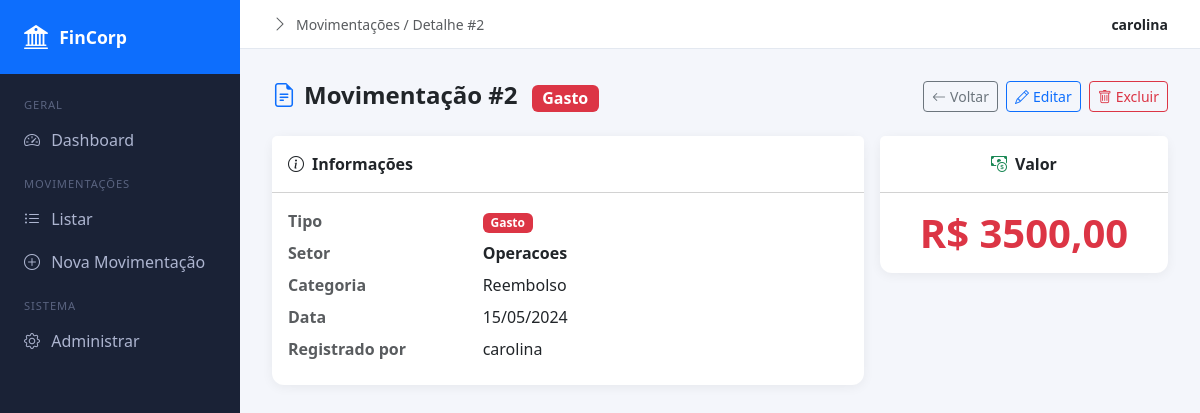
Screenshot of /recebimentos/2/ (signed in) with the database file from the repository.
### recebimentos/models.py (models this page shows, shortened)
class Movimentacao(models.Model):
    TIPO_CHOICES = [
        ("Recebimento", "Recebimento"),
        ("Gasto", "Gasto"),
    ]
    setor = models.ForeignKey(Setor, on_delete=models.PROTECT)
    usuario = models.ForeignKey(User, on_delete=models.PROTECT)
    categoria = models.ForeignKey(Categoria, on_delete=models.PROTECT)
    tipo = models.CharField(max_length=100, choices=TIPO_CHOICES)
    valor = models.DecimalField(max_digits=10, decimal_places=2)
    data_movimentacao = models.DateField()
    class Meta:
        ordering = ["-data_movimentacao"]

class Setor(models.Model):
    nome = models.CharField(max_length=100)
    descricao = models.TextField(blank=True, null=True)
    orcamento_planejado = models.DecimalField(max_digits=10, decimal_places=2)
    def __str__(self):
        return self.nome

class Categoria(models.Model):
    nome = models.CharField(max_length=100)
    descricao = models.TextField(blank=True, null=True)
    def __str__(self):
        return self.nome

### recebimentos/views.py (the view)
# urls.py: path("<int:pk>/", views.detalhe, name="detalhe"),
@login_required
def detalhe(request, pk):
    mov = get_object_or_404(Movimentacao.objects.select_related("setor", "categoria", "usuario"), pk=pk)
    return render(request, "recebimentos/detalhe.html", {"mov": mov})

### templates/recebimentos/detalhe.html (shortened to what this page needs)
{% extends "base.html" %}
{% block breadcrumb %}Movimentações / Detalhe #{{ mov.pk }}{% endblock %}
{% block content %}
<div class="d-flex align-items-center justify-content-between mb-4">
  <h4 class="fw-bold mb-0">
    <i class="bi bi-file-earmark-text me-2 text-primary"></i>Movimentação #{{ mov.pk }}
    <span class="badge {% if mov.tipo == 'Recebimento' %}bg-success{% else %}bg-danger{% endif %} ms-2 fs-6">{{ mov.tipo }}</span>
  </h4>
  <div class="d-flex gap-2">
    <a href="{% url 'recebimentos:listar' %}" class="btn btn-outline-secondary btn-sm"><i class="bi bi-arrow-left me-1"></i>Voltar</a>
    <a href="{% url 'recebimentos:editar' mov.pk %}" class="btn btn-outline-primary btn-sm"><i class="bi bi-pencil me-1"></i>Editar</a>
    <a href="{% url 'recebimentos:excluir' mov.pk %}" class="btn btn-outline-danger btn-sm"><i class="bi bi-trash me-1"></i>Excluir</a>
  </div>
</div>
<div class="row g-3">
  <div class="col-md-8">
    <div class="card">
      <div class="card-header bg-white fw-semibold py-3"><i class="bi bi-info-circle me-2"></i>Informações</div>
      <div class="card-body">
        <dl class="row mb-0">
          <dt class="col-sm-4 text-muted">Tipo</dt>
          <dd class="col-sm-8"><span class="badge {% if mov.tipo == 'Recebimento' %}bg-success{% else %}bg-danger{% endif %}">{{ mov.tipo }}</span></dd>
          <dt class="col-sm-4 text-muted">Setor</dt><dd class="col-sm-8 fw-semibold">{{ mov.setor }}</dd>
          <dt class="col-sm-4 text-muted">Categoria</dt><dd class="col-sm-8">{{ mov.categoria }}</dd>
          <dt class="col-sm-4 text-muted">Data</dt><dd class="col-sm-8">{{ mov.data_movimentacao|date:"d/m/Y" }}</dd>
          <dt class="col-sm-4 text-muted">Registrado por</dt><dd class="col-sm-8">{{ mov.usuario.get_full_name|default:mov.usuario.username }}</dd>
        </dl>
      </div>
    </div>
  </div>
  <div class="col-md-4">
    <div class="card text-center">
      <div class="card-header bg-white fw-semibold py-3"><i class="bi bi-cash-coin me-2 text-success"></i>Valor</div>
      <div class="card-body">
        <div class="display-6 fw-bold {% if mov.tipo == 'Recebimento' %}text-success{% else %}text-danger{% endif %}">
          R$ {{ mov.valor|floatformat:2 }}
        </div>
      </div>
    </div>
  </div>
</div>
{% endblock %}

### templates/base.html (shortened to what this page needs)
<!DOCTYPE html>
<html lang="pt-BR">
<head>
  <link href="https://cdn.jsdelivr.net/npm/bootstrap@5.3.0/dist/css/bootstrap.min.css" rel="stylesheet">
  <link href="https://cdn.jsdelivr.net/npm/bootstrap-icons@1.11.3/font/bootstrap-icons.css" rel="stylesheet">
</head>
<body>
<aside class="sidebar">
  <div class="sidebar-brand"><i class="bi bi-bank2"></i> FinCorp</div>
  <nav class="mt-2">
    <div class="nav-section">Geral</div>
    <a href="{% url 'recebimentos:dashboard' %}" class="nav-link {% if request.resolver_match.url_name == 'dashboard' %}active{% endif %}">
      <i class="bi bi-speedometer2"></i> Dashboard
    </a>
    <div class="nav-section">Movimentações</div>
    <a href="{% url 'recebimentos:listar' %}" class="nav-link {% if 'listar' in request.resolver_match.url_name %}active{% endif %}">
      <i class="bi bi-list-ul"></i> Listar
    </a>
    <a href="{% url 'recebimentos:criar' %}" class="nav-link {% if request.resolver_match.url_name == 'criar' %}active{% endif %}">
      <i class="bi bi-plus-circle"></i> Nova Movimentação
    </a>
    <div class="nav-section">Sistema</div>
    <a href="/admin/" class="nav-link"><i class="bi bi-gear"></i> Administrar</a>
  </nav>
</aside>
<div class="topbar">
  <div class="d-flex align-items-center gap-2">
    <i class="bi bi-chevron-right text-muted"></i>
    <span class="text-muted small">{% block breadcrumb %}Dashboard{% endblock %}</span>
  </div>
  <span class="fw-semibold small">{{ request.user.get_full_name|default:request.user.username }}</span>
</div>
<main class="main">
  {% block content %}{% endblock %}
</main>
</body>
</html>

### templates/base.html (style rules this page uses)
:root { --sidebar-w: 240px; --brand: #0d6efd; }
body { background: #f4f6fb; font-family: 'Segoe UI', sans-serif; }
.sidebar { width: var(--sidebar-w); min-height: 100vh; background: #1a2236; position: fixed; top:0; left:0; z-index:100; }
.sidebar-brand { background: var(--brand); padding: 1.2rem 1.5rem; display:flex; align-items:center; gap:.7rem; color:#fff; font-weight:700; font-size:1.1rem; }
.sidebar-brand i { font-size:1.5rem; }
.sidebar .nav-link { color: #adb5d0; padding: .6rem 1.5rem; display:flex; align-items:center; gap:.7rem; transition:.2s; }
.sidebar .nav-section { font-size:.7rem; text-transform:uppercase; letter-spacing:.08em; color:#5a6480; padding:.9rem 1.5rem .3rem; }
.main { margin-left: var(--sidebar-w); padding: 2rem; min-height:100vh; }
.topbar { background:#fff; border-bottom:1px solid #e3e8f0; padding:.75rem 2rem; margin-left:var(--sidebar-w); position:sticky; top:0; z-index:99; display:flex; align-items:center; justify-content:space-between; }
.card { border:none; border-radius:12px; box-shadow:0 2px 12px rgba(0,0,0,.06); }

### rows the page displays
Movimentacao: pk "2", tipo "Gasto", setor "Operacoes", categoria "Reembolso", data_movimentacao "15/05/2024", usuario.get_full_name "carolina", valor "3500,00"

### other values shown
{{ request.user.get_full_name|default:request.user.username }} "carolina"
